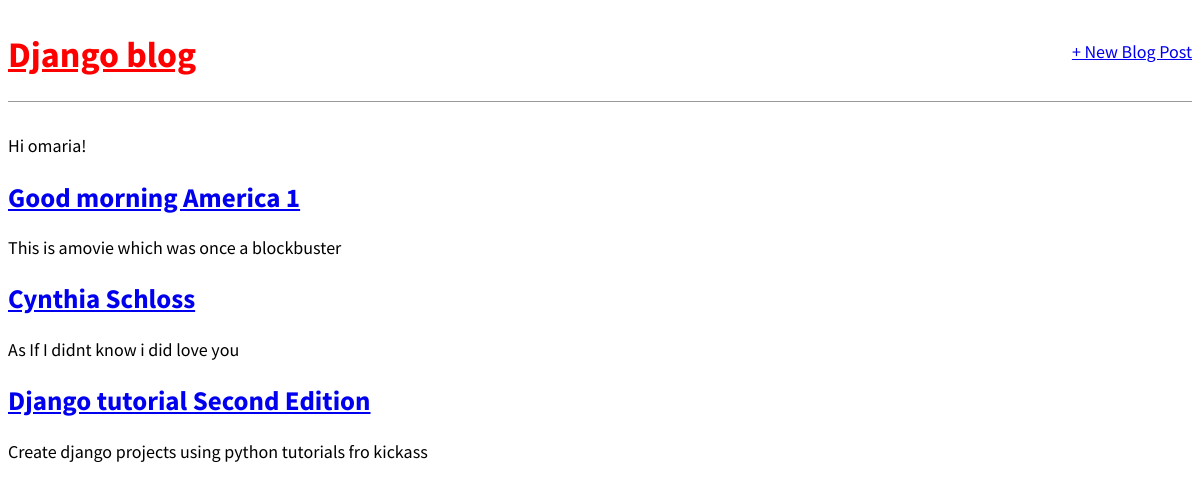
The app's page / (signed in) with its own data.
### blog/models.py (models this page shows, shortened)
class Post(models.Model):
    title = models.CharField(max_length=255)
    author = models.ForeignKey(
        'auth.User',
        on_delete=models.CASCADE
    )
    body = models.TextField()

### blog/views.py (the view)
# urls.py: path('', BlogListView.as_view(), name='home'),
class BlogListView(ListView):
    model = Post
    template_name = 'home.html'

### templates/home.html (shortened to what this page needs)
{% extends 'base.html' %}
{% block content %}
    {% for post in object_list %}
        <div class="post_entry">
            <h2><a href="{% url 'post_detail' post.pk %}">{{post.title}}</a></h2>
            <p>{{post.body}}</p>
        </div>
    {% endfor %}
{% endblock content %}

### templates/base.html (shortened to what this page needs)
{% load static %}
<html>
    <head>
        <link href="{% static 'css/base.css' %}" rel="stylesheet">
    </head>
    <body>
        <header>
            <div class="nav-left">
                <h1>
                    <a href="{% url 'home' %}">Django blog</a>
                </h1>
            </div>
            <div class="nav-right">
                <a href="{% url 'post_new' %}">+ New Blog Post</a>
            </div>
        </header>
            {% if user.is_authenticated %}
                <p>Hi {{ user.username }}!</p>
            {% else %}
                <p>You are not logged in.</p>
                <a href="{% url 'login' %}">Log In</a>
            {% endif %}
        <div>
            {% block content %}
            {% endblock content %}
        </div>
    </body>
</html>

### static/css/base.css (style rules this page uses)
header h1 a { color: red; }
header { border-bottom: 1px solid #999; margin-bottom: 2rem; display: flex; }
body { font-family: 'Source Sans Pro', sans-serif; font-size: 18px; }
.nav-left { margin-right: auto; }
.nav-right { display: flex; padding-top: 2rem; }

### records on screen
Post: title "Good morning America 1", body "This is amovie which was once a blockbuster"
Post: title "Cynthia Schloss", body "As If I didnt know i did love you"
Post: title "Django tutorial Second Edition", body "Create django projects using python tutorials fro kickass"

### other values on screen
{{ user.username }} "omaria"
